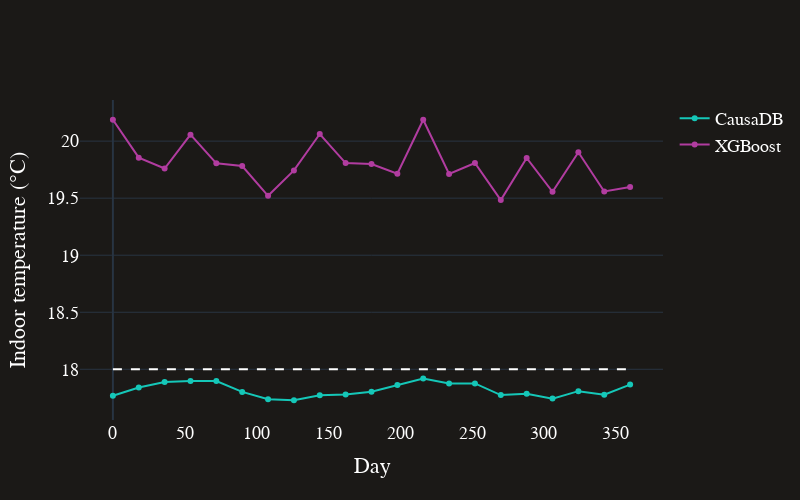

The notebook cell this image was saved under:
### Code cell
fig = go.Figure()

# Create line plots
fig.add_trace(go.Scatter(y=indoor_temp_causadb, x=day_idx, mode='lines+markers', name='CausaDB', line_width=2, line_color=colors[0]))
fig.add_trace(go.Scatter(y=indoor_temp_xgb, x=day_idx, mode='lines+markers', name='XGBoost', line_width=2, line_color=colors[1]))

# Add target temperature line
fig.add_shape(type='line',
              x0=day_idx[0], y0=target_indoor_temp, x1=day_idx[-1], y1=target_indoor_temp,
              line=dict(color='white', width=2, dash='dash'))

# Update axes properties
fig.update_layout(
    template='plotly_dark',
    paper_bgcolor=background_color,  # Background color for the whole figure
    plot_bgcolor=background_color,   # Background color for the plotting area
    xaxis_title="Day",  # X-axis label
    yaxis_title="Indoor temperature (°C)",  # Y-axis label
    font=dict(family="Helvetica", size=18, color="white"),  # Set the font here
    xaxis=dict(showgrid=False),  # Increase X-axis label size
    yaxis=dict(showgrid=True),   # Increase Y-axis label size
    width=800,  # Set the figure width
    height=500,  # Set the figure height
)

# Show plot
fig.show()

### Figure 1 — Plotly figure (JSON) as saved in the notebook; plotly's stock layout.template omitted (floating-point values rounded to 4 significant figures; data arrays with more than 128 entries replaced by an {"elided": "..."} marker saying what was removed)
{"data": [{"line": {"color": "#15C7B8", "width": 2}, "mode": "lines+markers", "name": "CausaDB", "type": "scatter", "x": [0, 18, 36, 54, 72, 90, 108, 126, 144, 162, 180, 198, 216, 234, 252, 270, 288, 306, 324, 342, 360], "y": [17.77, 17.84, 17.89, 17.9, 17.9, 17.8, 17.74, 17.73, 17.77, 17.78, 17.8, 17.86, 17.92, 17.87, 17.88, 17.77, 17.79, 17.74, 17.81, 17.78, 17.87]}, {"line": {"color": "#B13CA0", "width": 2}, "mode": "lines+markers", "name": "XGBoost", "type": "scatter", "x": [0, 18, 36, 54, 72, 90, 108, 126, 144, 162, 180, 198, 216, 234, 252, 270, 288, 306, 324, 342, 360], "y": {"elided": "365 float values"}}], "layout": {"font": {"color": "white", "family": "Helvetica", "size": 18}, "height": 500, "paper_bgcolor": "#1b1917", "plot_bgcolor": "#1b1917", "shapes": [{"line": {"color": "white", "dash": "dash", "width": 2}, "type": "line", "x0": 0, "x1": 360, "y0": 18, "y1": 18}], "width": 800, "xaxis": {"showgrid": false, "title": {"text": "Day"}}, "yaxis": {"showgrid": true, "title": {"text": "Indoor temperature (°C)"}}}}
